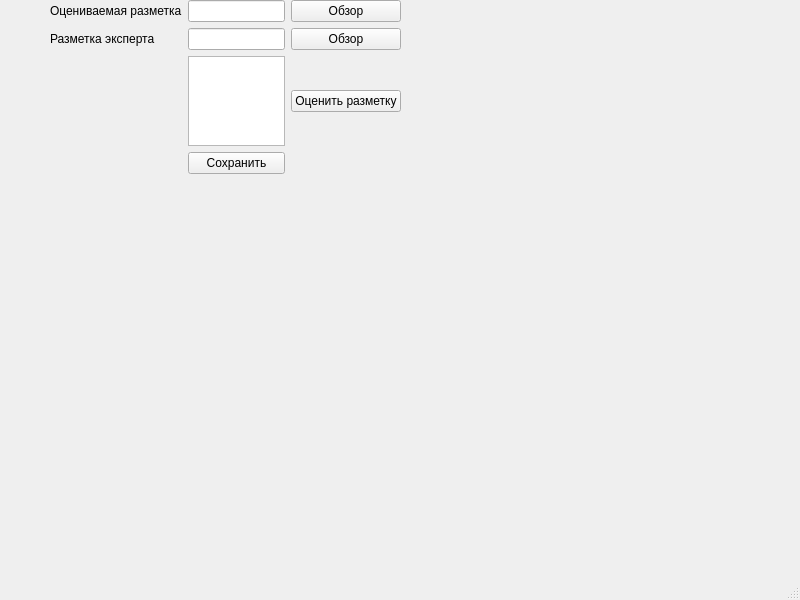
<?xml version="1.0" encoding="UTF-8"?>
<ui version="4.0">
 <class>MainWindow</class>
 <widget class="QMainWindow" name="MainWindow">
  <property name="geometry">
   <rect>
    <x>0</x>
    <y>0</y>
    <width>800</width>
    <height>600</height>
   </rect>
  </property>
  <property name="windowTitle">
   <string>MainWindow</string>
  </property>
  <widget class="QWidget" name="centralwidget">
   <widget class="QWidget" name="gridLayoutWidget">
    <property name="geometry">
     <rect>
      <x>50</x>
      <y>0</y>
      <width>351</width>
      <height>174</height>
     </rect>
    </property>
    <layout class="QGridLayout" name="gridLayout">
     <item row="1" column="1">
      <spacer name="horizontalSpacer">
       <property name="orientation">
        <enum>Qt::Horizontal</enum>
       </property>
       <property name="sizeHint" stdset="0">
        <size>
         <width>40</width>
         <height>20</height>
        </size>
       </property>
      </spacer>
     </item>
     <item row="5" column="2">
      <widget class="QTableView" name="resalts_table">
       <property name="sizePolicy">
        <sizepolicy hsizetype="Maximum" vsizetype="Maximum">
         <horstretch>0</horstretch>
         <verstretch>0</verstretch>
        </sizepolicy>
       </property>
      </widget>
     </item>
     <item row="7" column="2">
      <widget class="QPushButton" name="save_to_xls">
       <property name="text">
        <string>Сохранить</string>
       </property>
      </widget>
     </item>
     <item row="3" column="2">
      <widget class="QLineEdit" name="path_expert_line"/>
     </item>
     <item row="1" column="2">
      <widget class="QLineEdit" name="path_predicted_line"/>
     </item>
     <item row="1" column="3">
      <spacer name="horizontalSpacer_2">
       <property name="orientation">
        <enum>Qt::Horizontal</enum>
       </property>
       <property name="sizeHint" stdset="0">
        <size>
         <width>40</width>
         <height>20</height>
        </size>
       </property>
      </spacer>
     </item>
     <item row="1" column="0">
      <widget class="QLabel" name="label_predicted">
       <property name="text">
        <string>Оцениваемая разметка</string>
       </property>
      </widget>
     </item>
     <item row="3" column="0">
      <widget class="QLabel" name="label_expert">
       <property name="text">
        <string>Разметка эксперта</string>
       </property>
      </widget>
     </item>
     <item row="4" column="2">
      <spacer name="verticalSpacer_2">
       <property name="orientation">
        <enum>Qt::Vertical</enum>
       </property>
       <property name="sizeHint" stdset="0">
        <size>
         <width>20</width>
         <height>40</height>
        </size>
       </property>
      </spacer>
     </item>
     <item row="1" column="4">
      <widget class="QPushButton" name="explore_path_predicted">
       <property name="text">
        <string>Обзор</string>
       </property>
      </widget>
     </item>
     <item row="3" column="4">
      <widget class="QPushButton" name="explore_path_expert">
       <property name="text">
        <string>Обзор</string>
       </property>
      </widget>
     </item>
     <item row="2" column="2">
      <spacer name="verticalSpacer">
       <property name="orientation">
        <enum>Qt::Vertical</enum>
       </property>
       <property name="sizeHint" stdset="0">
        <size>
         <width>20</width>
         <height>40</height>
        </size>
       </property>
      </spacer>
     </item>
     <item row="5" column="4">
      <widget class="QPushButton" name="evaluate_button">
       <property name="text">
        <string>Оценить разметку</string>
       </property>
      </widget>
     </item>
     <item row="6" column="2">
      <spacer name="verticalSpacer_3">
       <property name="orientation">
        <enum>Qt::Vertical</enum>
       </property>
       <property name="sizeHint" stdset="0">
        <size>
         <width>20</width>
         <height>40</height>
        </size>
       </property>
      </spacer>
     </item>
    </layout>
   </widget>
  </widget>
  <widget class="QMenuBar" name="menubar">
   <property name="geometry">
    <rect>
     <x>0</x>
     <y>0</y>
     <width>800</width>
     <height>21</height>
    </rect>
   </property>
  </widget>
  <widget class="QStatusBar" name="statusbar"/>
 </widget>
 <resources/>
 <connections/>
</ui>
